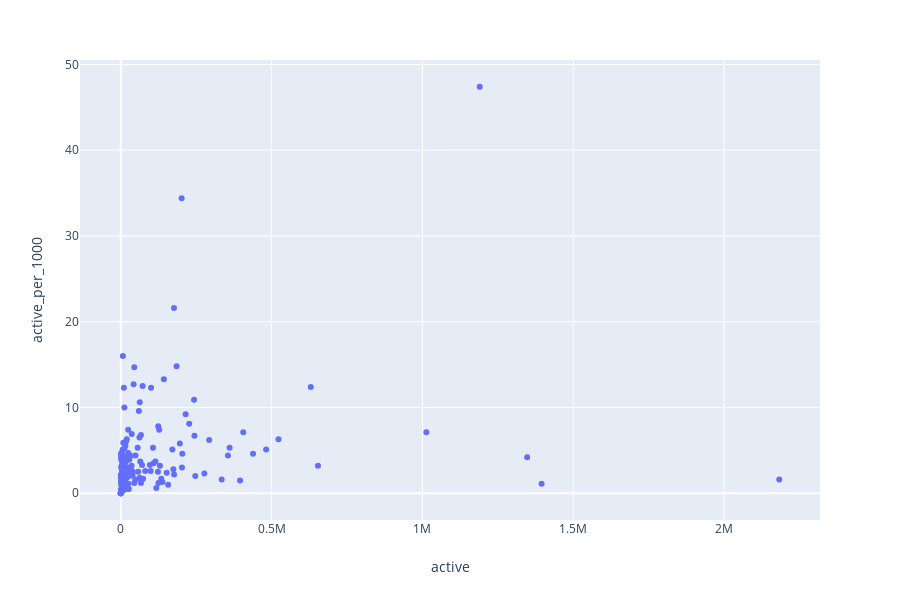

The notebook cell this image was saved under:
### Code cell
px.scatter(df, 'active', 'active_per_1000',
hover_name='country')

### Figure 1 — Plotly figure (JSON) as saved in the notebook; plotly's stock layout.template omitted (floating-point values rounded to 4 significant figures; data arrays with more than 128 entries replaced by an {"elided": "..."} marker saying what was removed)
{"data": [{"hovertemplate": "<b>%{hovertext}</b><br><br>active=%{x}<br>active_per_1000=%{y}<extra></extra>", "hovertext": {"elided": "172 str values"}, "legendgroup": "", "marker": {"color": "#636efa", "symbol": "circle"}, "mode": "markers", "name": " ", "showlegend": false, "type": "scatter", "uid": "46b9fd38-d91d-4e0d-8ca0-e76d60e5ddfd", "x": {"elided": "172 str values"}, "xaxis": "x", "y": {"elided": "172 float values"}, "yaxis": "y"}], "layout": {"grid": {"xaxes": ["x"], "xgap": 0.1, "xside": "bottom", "yaxes": ["y"], "ygap": 0.1, "yside": "left"}, "height": 600, "legend": {"tracegroupgap": 0}, "margin": {"t": 60}, "xaxis": {"title": {"text": "active"}}, "yaxis": {"title": {"text": "active_per_1000"}}}}
